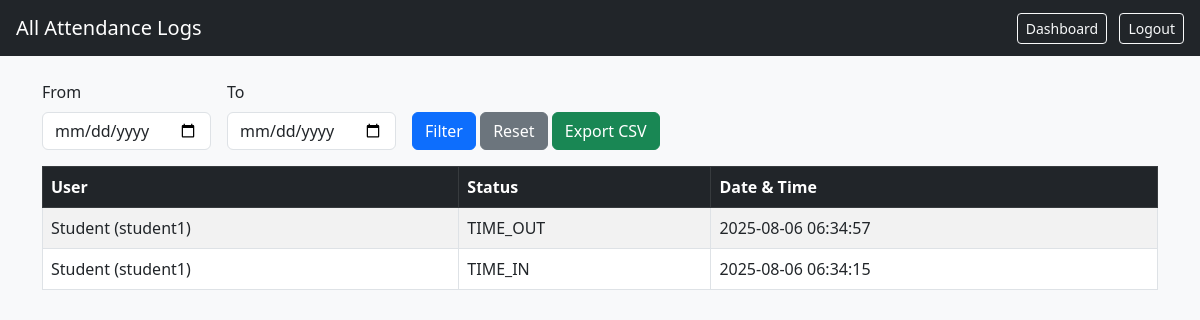
/admin/all_logs (signed in), run on an earlier commit of the app's database.
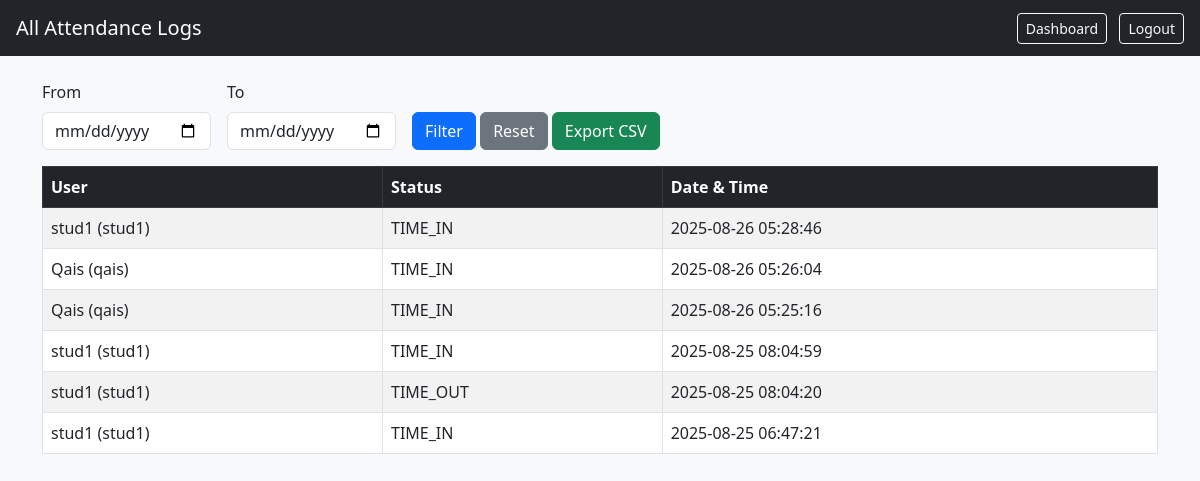
And on a later commit of the database.
### app/models.py (models this page shows, shortened)
class AttendanceLog(db.Model):
    __tablename__ = 'attendance_logs'
    id = db.Column(db.Integer, primary_key=True)
    user_id = db.Column(
        db.Integer,
        db.ForeignKey('users.id', ondelete='CASCADE'),
        nullable=False,
        index=True
    )
    timestamp = db.Column(db.DateTime, default=datetime.utcnow, index=True)
    status = db.Column(db.String(10), nullable=False)  # 'TIME_IN' | 'TIME_OUT'
    location = db.Column(db.String(100), nullable=True)

class User(UserMixin, db.Model):
    __tablename__ = 'users'
    id = db.Column(db.Integer, primary_key=True)
    username = db.Column(db.String(100), unique=True, nullable=False)  # stored lowercase
    full_name = db.Column(db.String(150), nullable=False)
    password_hash = db.Column(db.String(200), nullable=False)
    role = db.Column(db.String(20), nullable=False)  # 'admin' | 'faculty' | 'student'
    face_embedding = db.Column(db.LargeBinary, nullable=True)
    created_at = db.Column(db.DateTime, default=datetime.utcnow)
    attendance_logs = db.relationship(
        'AttendanceLog',
        backref='user',
        lazy='dynamic',
        cascade='all, delete-orphan',
        passive_deletes=True  # don't try to NULL the FK
    )

### app/routes/admin.py (the view)
@admin_bp.route('/all_logs', methods=['GET'])
@login_required
def view_all_logs():
    if not is_admin():
        return "Unauthorized", 403
    start = _parse_date(request.args.get("from"))
    end = _parse_date(request.args.get("to"))
    q = AttendanceLog.query
    if start:
        q = q.filter(AttendanceLog.timestamp >= start)
    if end:
        q = q.filter(AttendanceLog.timestamp < end.replace(hour=23, minute=59, second=59, microsecond=999999))
    logs = q.order_by(AttendanceLog.timestamp.desc()).all()
    return render_template('admin/all_logs.html', logs=logs, start=start, end=end)

### app/models.py (called while the page is built)
@login_manager.user_loader
def load_user(user_id):
    return User.query.get(int(user_id))

### app/routes/admin.py (called while the page is built)
def is_admin():
    return current_user.is_authenticated and current_user.role == 'admin'

def _parse_date(s: str | None):
    if not s:
        return None
    try:
        return datetime.strptime(s, "%Y-%m-%d")
    except ValueError:
        return None

### app/templates/admin/all_logs.html (shortened to what this page needs)
<!DOCTYPE html>
<html lang="en">
<head>
    <link href="https://cdn.jsdelivr.net/npm/bootstrap@5.3.0/dist/css/bootstrap.min.css" rel="stylesheet">
</head>
<body class="bg-light">
<nav class="navbar navbar-expand-lg navbar-dark bg-dark px-3">
    <span class="navbar-brand">All Attendance Logs</span>
    <div class="ms-auto">
        <a href="{{ url_for('dashboard.dashboard_home') }}" class="btn btn-outline-light btn-sm me-2">Dashboard</a>
        <a href="{{ url_for('auth.logout') }}" class="btn btn-outline-light btn-sm">Logout</a>
    </div>
</nav>
<div class="container mt-4">
    <form class="row g-3" method="get" action="{{ url_for('admin.view_all_logs') }}">
        <div class="col-auto">
            <label class="form-label">From</label>
            <input type="date" name="from" value="{{ (start.strftime('%Y-%m-%d') if start) if start else '' }}" class="form-control">
        </div>
        <div class="col-auto">
            <label class="form-label">To</label>
            <input type="date" name="to" value="{{ (end.strftime('%Y-%m-%d') if end) if end else '' }}" class="form-control">
        </div>
        <div class="col-auto align-self-end">
            <button class="btn btn-primary">Filter</button>
            <a class="btn btn-secondary" href="{{ url_for('admin.view_all_logs') }}">Reset</a>
            <a class="btn btn-success" href="{{ url_for('admin.export_all_logs', **request.args) }}">Export CSV</a>
        </div>
    </form>
    <table class="table table-bordered table-striped mt-3">
        <thead class="table-dark">
            <tr>
                <th>User</th>
                <th>Status</th>
                <th>Date & Time</th>
            </tr>
        </thead>
        <tbody>
            {% for log in logs %}
            <tr>
                <td>{{ log.user.full_name }} ({{ log.user.username }})</td>
                <td>{{ log.status }}</td>
                <td>{{ log.timestamp.strftime('%Y-%m-%d %H:%M:%S') }}</td>
            </tr>
            {% else %}
            <tr>
                <td colspan="3" class="text-center text-muted">No logs found for current filter.</td>
            </tr>
            {% endfor %}
        </tbody>
    </table>
</div>
</body>
</html>

What changed in the data, as far as the page shows it:
added AttendanceLog: user.full_name "stud1", user.username "stud1", status "TIME_IN", timestamp "2025-08-26 05:28:46"
added AttendanceLog: user.full_name "Qais", user.username "qais", status "TIME_IN", timestamp "2025-08-26 05:26:04"
added AttendanceLog: user.full_name "Qais", user.username "qais", status "TIME_IN", timestamp "2025-08-26 05:25:16"
added AttendanceLog: user.full_name "stud1", user.username "stud1", status "TIME_IN", timestamp "2025-08-25 08:04:59"
changed AttendanceLog "TIME_OUT": user.full_name "Student" → "stud1"; user.username "student1" → "stud1"; timestamp "2025-08-06 06:34:57" → "2025-08-25 08:04:20"
changed AttendanceLog (number 6 of 6 on the later page): user.full_name "Student" → "stud1"; user.username "student1" → "stud1"; timestamp "2025-08-06 06:34:15" → "2025-08-25 06:47:21"
